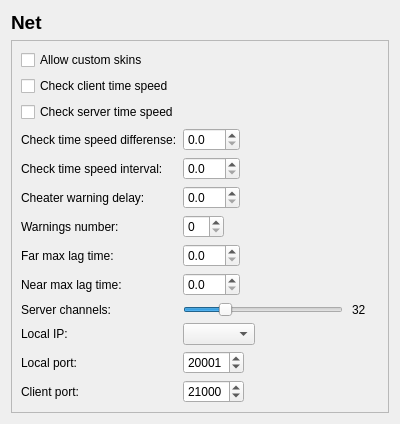
<?xml version="1.0" encoding="UTF-8"?>
<ui version="4.0">
 <class>NetPage</class>
 <widget class="QWidget" name="NetPage">
  <property name="geometry">
   <rect>
    <x>0</x>
    <y>0</y>
    <width>400</width>
    <height>389</height>
   </rect>
  </property>
  <property name="windowTitle">
   <string>Form</string>
  </property>
  <layout class="QVBoxLayout" name="verticalLayout_2">
   <item>
    <widget class="QLabel" name="pageName">
     <property name="font">
      <font>
       <pointsize>14</pointsize>
       <weight>75</weight>
       <bold>true</bold>
      </font>
     </property>
     <property name="text">
      <string>Net</string>
     </property>
    </widget>
   </item>
   <item>
    <widget class="QFrame" name="frame">
     <property name="frameShape">
      <enum>QFrame::StyledPanel</enum>
     </property>
     <property name="frameShadow">
      <enum>QFrame::Raised</enum>
     </property>
     <layout class="QVBoxLayout" name="verticalLayout">
      <item>
       <widget class="QCheckBox" name="AllowCustomSkins">
        <property name="text">
         <string>Allow custom skins</string>
        </property>
       </widget>
      </item>
      <item>
       <widget class="QCheckBox" name="CheckClientTimeSpeed">
        <property name="text">
         <string>Check client time speed</string>
        </property>
       </widget>
      </item>
      <item>
       <widget class="QCheckBox" name="CheckServerTimeSpeed">
        <property name="text">
         <string>Check server time speed</string>
        </property>
       </widget>
      </item>
      <item>
       <layout class="QFormLayout" name="formLayout">
        <property name="fieldGrowthPolicy">
         <enum>QFormLayout::ExpandingFieldsGrow</enum>
        </property>
        <item row="0" column="0">
         <widget class="QLabel" name="label_2">
          <property name="text">
           <string>Check time speed differense:</string>
          </property>
         </widget>
        </item>
        <item row="0" column="1">
         <widget class="QDoubleSpinBox" name="CheckTimeSpeedDifferense">
          <property name="decimals">
           <number>1</number>
          </property>
          <property name="singleStep">
           <double>0.100000000000000</double>
          </property>
         </widget>
        </item>
        <item row="1" column="0">
         <widget class="QLabel" name="label_3">
          <property name="text">
           <string>Check time speed interval:</string>
          </property>
         </widget>
        </item>
        <item row="1" column="1">
         <widget class="QDoubleSpinBox" name="CheckTimeSpeedInterval">
          <property name="decimals">
           <number>1</number>
          </property>
         </widget>
        </item>
        <item row="2" column="0">
         <widget class="QLabel" name="label">
          <property name="text">
           <string>Cheater warning delay:</string>
          </property>
         </widget>
        </item>
        <item row="2" column="1">
         <widget class="QDoubleSpinBox" name="CheaterWarningDelay">
          <property name="decimals">
           <number>1</number>
          </property>
         </widget>
        </item>
        <item row="3" column="0">
         <widget class="QLabel" name="label_6">
          <property name="text">
           <string>Warnings number:</string>
          </property>
         </widget>
        </item>
        <item row="3" column="1">
         <widget class="QSpinBox" name="CheaterWarningNum"/>
        </item>
        <item row="4" column="0">
         <widget class="QLabel" name="label_7">
          <property name="text">
           <string>Far max lag time:</string>
          </property>
         </widget>
        </item>
        <item row="4" column="1">
         <widget class="QDoubleSpinBox" name="FarMaxLagTime">
          <property name="decimals">
           <number>1</number>
          </property>
         </widget>
        </item>
        <item row="5" column="0">
         <widget class="QLabel" name="label_8">
          <property name="text">
           <string>Near max lag time:</string>
          </property>
         </widget>
        </item>
        <item row="5" column="1">
         <widget class="QDoubleSpinBox" name="NearMaxLagTime">
          <property name="decimals">
           <number>1</number>
          </property>
         </widget>
        </item>
        <item row="6" column="0">
         <widget class="QLabel" name="label_4">
          <property name="text">
           <string>Server channels:</string>
          </property>
         </widget>
        </item>
        <item row="6" column="1">
         <layout class="QHBoxLayout" name="horizontalLayout_2">
          <item>
           <widget class="QSlider" name="ChannelsCount">
            <property name="minimum">
             <number>1</number>
            </property>
            <property name="maximum">
             <number>128</number>
            </property>
            <property name="value">
             <number>32</number>
            </property>
            <property name="orientation">
             <enum>Qt::Horizontal</enum>
            </property>
           </widget>
          </item>
          <item>
           <widget class="QLabel" name="ChannelsLb">
            <property name="styleSheet">
             <string notr="true">margin-right: 10px;</string>
            </property>
            <property name="text">
             <string>32</string>
            </property>
            <property name="margin">
             <number>0</number>
            </property>
           </widget>
          </item>
         </layout>
        </item>
        <item row="7" column="0">
         <widget class="QLabel" name="label_9">
          <property name="text">
           <string>Local IP:</string>
          </property>
         </widget>
        </item>
        <item row="8" column="0">
         <widget class="QLabel" name="label_10">
          <property name="text">
           <string>Local port:</string>
          </property>
         </widget>
        </item>
        <item row="8" column="1">
         <widget class="QSpinBox" name="LocalPort">
          <property name="minimum">
           <number>1025</number>
          </property>
          <property name="maximum">
           <number>65535</number>
          </property>
          <property name="value">
           <number>20001</number>
          </property>
         </widget>
        </item>
        <item row="9" column="0">
         <widget class="QLabel" name="label_5">
          <property name="text">
           <string>Client port:</string>
          </property>
         </widget>
        </item>
        <item row="9" column="1">
         <widget class="QSpinBox" name="ClientPort">
          <property name="minimum">
           <number>1025</number>
          </property>
          <property name="maximum">
           <number>65535</number>
          </property>
          <property name="value">
           <number>21000</number>
          </property>
         </widget>
        </item>
        <item row="7" column="1">
         <widget class="QComboBox" name="IPbox"/>
        </item>
       </layout>
      </item>
      <item>
       <spacer name="verticalSpacer">
        <property name="orientation">
         <enum>Qt::Vertical</enum>
        </property>
        <property name="sizeHint" stdset="0">
         <size>
          <width>20</width>
          <height>40</height>
         </size>
        </property>
       </spacer>
      </item>
     </layout>
    </widget>
   </item>
  </layout>
 </widget>
 <resources/>
 <connections/>
</ui>
